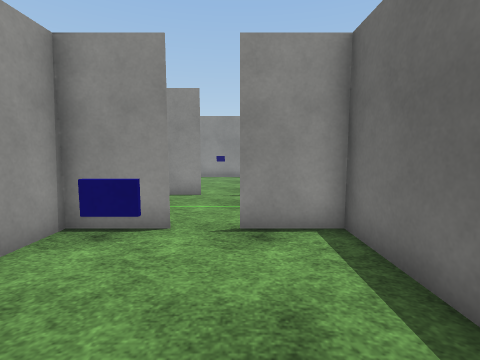
view 1 (above)

22 first-person views from a walk through a 3-D level made in the Unity game engine. The camera is 1.3 m above the floor, tilts 6° down and sees 85° across. The floor is counted in squares, 0.8 m on a side. Each view is taken from the middle of a square. On the plan, view 1 faces up. The plan holds only what a view shows up to about 14 squares ahead; the rest is blank. The place goes on beyond the plan. The player character is not drawn. Door leaves are left out, so doorways stand open. Surface patterns are stand-ins for the level's own textures.

view 2
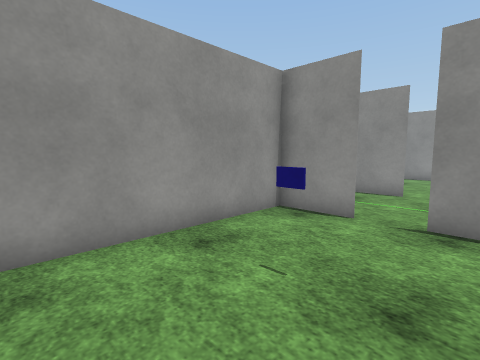

view 3
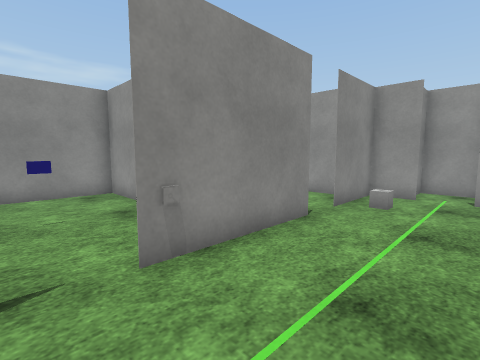

view 4
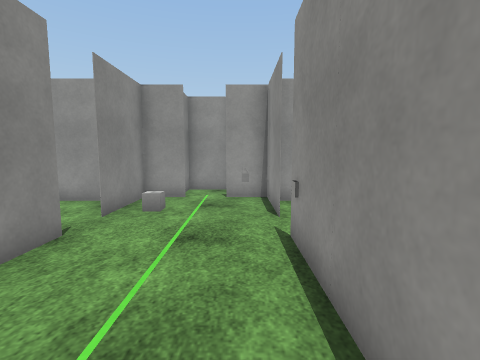

view 5
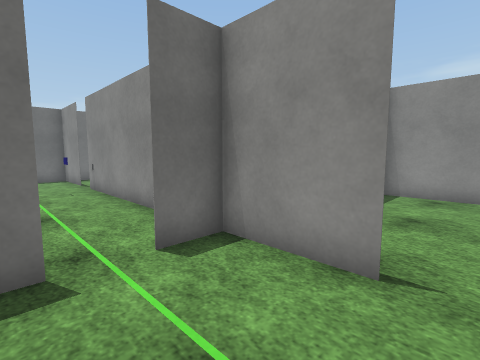

view 6
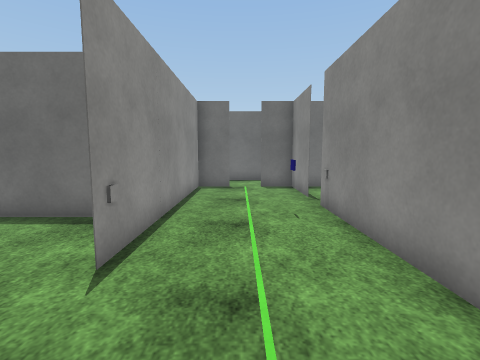

view 7
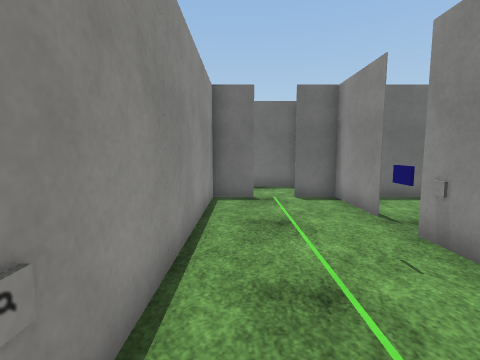

view 8
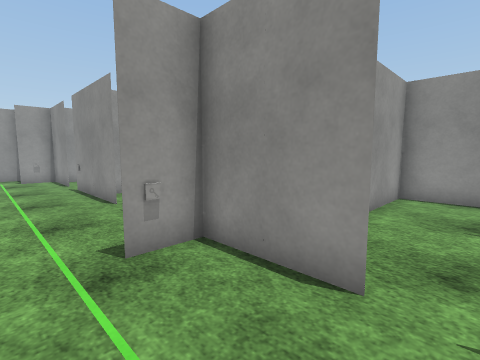

view 9
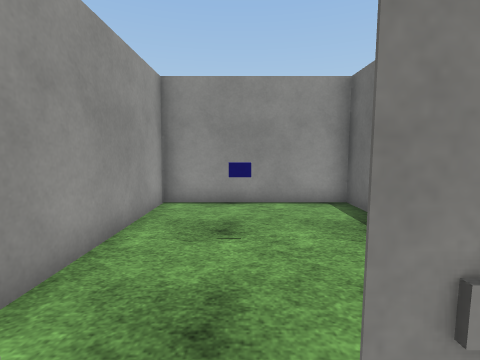

view 10
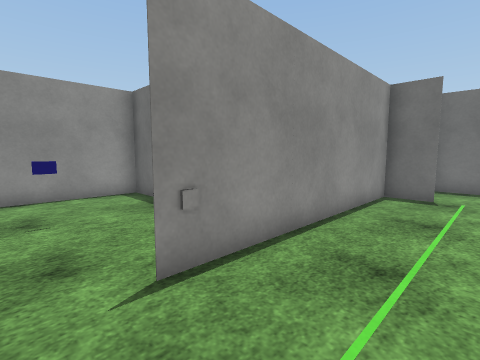

view 11
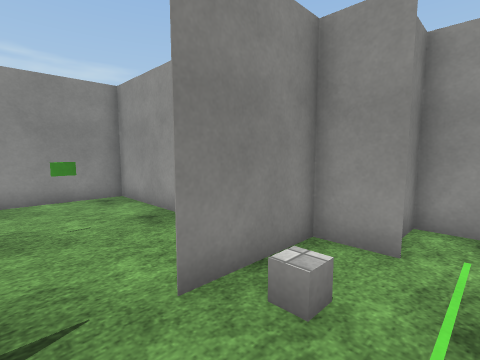

view 12
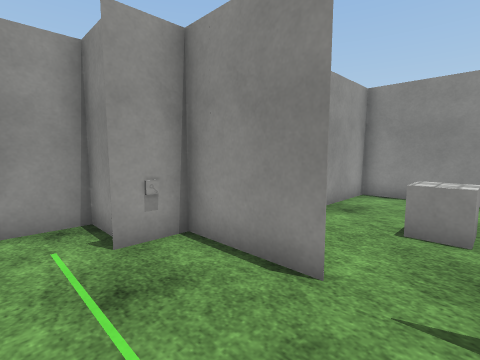

view 13
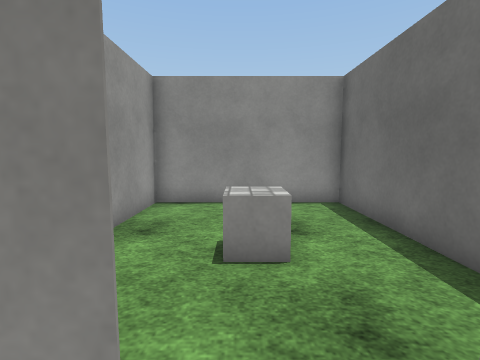

view 14
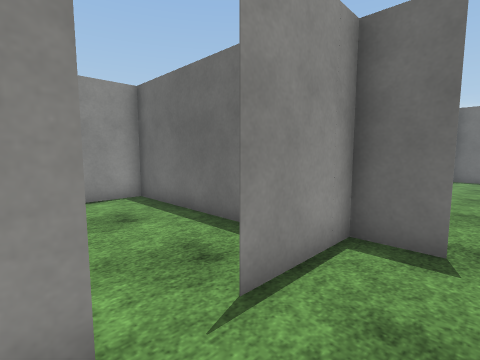

view 15
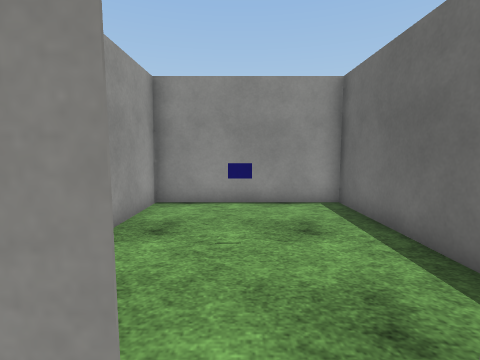

view 16
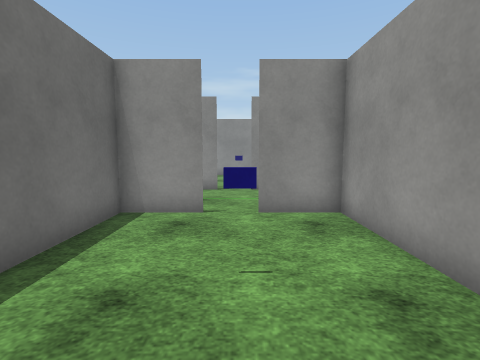

view 17
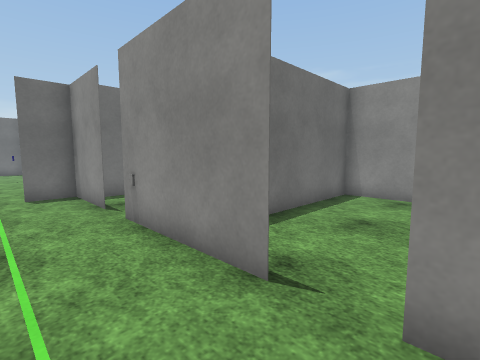

view 18
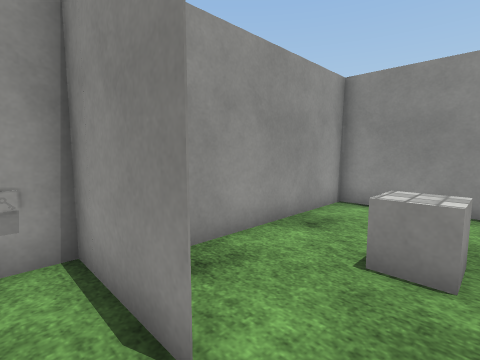

view 19
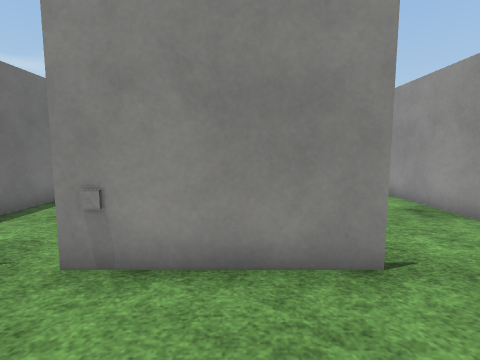

view 20
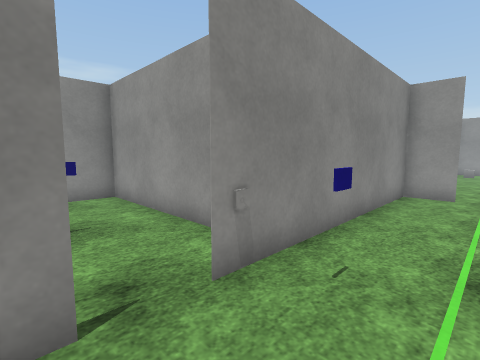

view 21
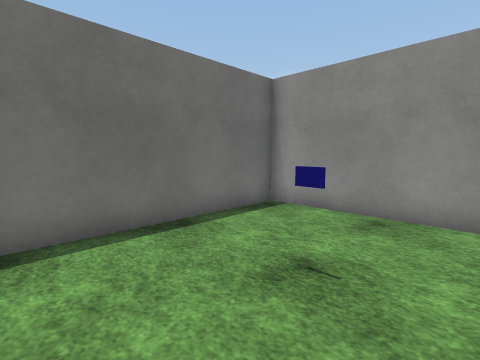

view 22
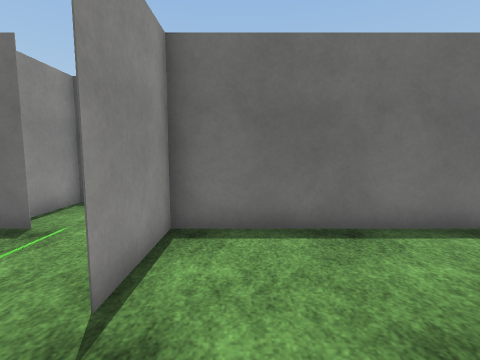

### Floor plan
Points are (right, up) in squares from view 1. A wall is a line through its corners. A room is listed if a view was taken in it or the views show most of it. See-through windows are left out.
Room 1 (views 1, 2)
walls: (2.2, 0.2) (2.2, 5.5) (0, 5.5); (-2.4, 5.5) (-3.7, 5.5) (-3.7, -2); (-4, -2) (2.1, -2)
ways out: open door at (-0.5, 5.5) to room 2
objects: other object (-1, 2)
Room 2 (views 3, 4, 5, 14, 15)
walls: (-1.4, 10) (-2.6, 10); (-0.1, 5.5) (3.1, 5.5); (3, 8.4) (3, 10); (-2.5, 5.5) (-1.5, 5.5); (3, 5.5) (3, 7); (3.4, 10) (0, 10)
ways out: open door at (-0.5, 5.5) to room 1; open door at (3, 7.5) to room 3; opening at (-3.5, 8) to room 4; open door at (-0.5, 10) to room 5
objects: other object (-2, 6); other object (3, 9)
Room 3 (views 6, 7, 8, 9, 10, 20, 21)
walls: (6.1, 10) (3.4, 10); (13.4, 5.5) (16.5, 5.5); (3, 7.1) (3, 5.5); (3.1, 5.5) (12, 5.5); (16.5, 8.4) (16.5, 10) (8.4, 10)
ways out: open door at (3, 7.5) to room 2; opening at (11, 5) to room 6; open door at (12.7, 5.3) to room 6; open door at (6.5, 10) to room 7; open door at (16.5, 7.5) to room 10
objects: other object (11, 6) to (12, 6); other object (11, 7)
Room 4 (views 11, 12, 13, 17, 18, 19)
walls: (-7.4, 10) (-10.5, 10) (-10.5, 8.5); (-6.1, 5.5) (-2.5, 5.5); (-2.6, 10) (-4.5, 10); (-10.5, 7.1) (-10.5, 5.5) (-7.5, 5.5)
ways out: opening at (-3.5, 8) to room 2; open door at (-7, 10) to room 8; open door at (-6.5, 5.5) to room 9; open door at (-10.5, 7.5) to room 11
objects: other object (-10, 9); cube (-8, 7)
Room 5 (view 16)
walls: (-0.1, 10) (2.2, 10) (2.2, 17.5) (-4, 17.5); (-3.7, 17.5) (-3.7, 10) (-1.5, 10)
ways out: open door at (-0.5, 10) to room 2
objects: other object (-1, 14)
Room 6 (view 22)
walls: (10.5, 3.6) (10.5, -2) (16.5, -2) (16.5, 7); (16.5, 5.5) (13.5, 5.5)
ways out: opening at (11, 5) to room 3; open door at (12.7, 5.3) to room 3
objects: other object (13, 2)
Room 7 (no view inside)
walls: (10.5, 16) (10.5, 17.5) (4.5, 17.5) (4.5, 11.6); (10.5, 11.6) (10.5, 14)
ways out: open door at (6.5, 10) to room 3
objects: other object (8, 10)
Room 8 (no view inside)
walls: (-3.8, 12.4) (-3.8, 17.5); (-4, 17.5) (-9.7, 17.5) (-9.7, 9.9)
ways out: open door at (-7, 10) to room 4
objects: cube (-7, 13); other object (-6, 10) to (-5, 10)
Room 9 (no view inside)
walls: (-9.7, 4.5) (-9.7, -2) (-4, -2); (-3.8, -2) (-3.8, 2.7)
ways out: open door at (-6.5, 5.5) to room 4
Room 10 (no view inside)
walls: (19.5, 6.2) (19.5, 9.2) (17.4, 9.2)
ways out: open door at (16.5, 7.5) to room 3
Room 11 (no view inside)
walls: (-11.1, 8.7) (-12.5, 8.7) (-12.5, 6.8) (-11.5, 6.8)
ways out: open door at (-10.5, 7.5) to room 4

Positions as (right, up) in squares from view 1, and headings:
1: (0, 0), facing up
2: (1, -1), facing up-left
3: (0, 9), facing down-left
4: (-1, 9), facing left
5: (-1, 9), facing down-right
6: (4, 8), facing right
7: (7, 9), facing right
8: (7, 7), facing up-left
9: (7, 9), facing up
10: (6, 7), facing up-right
11: (-6, 8), facing down-left
12: (-6, 7), facing up-left
13: (-7, 9), facing up
14: (-2, 8), facing up-right
15: (-1, 9), facing up
16: (-1, 17), facing down
17: (-8, 8), facing down-right
18: (-6, 9), facing up-left
19: (-4, 9), facing down
20: (14, 8), facing down-left
21: (11, 5), facing down-right
22: (11, 4), facing right
